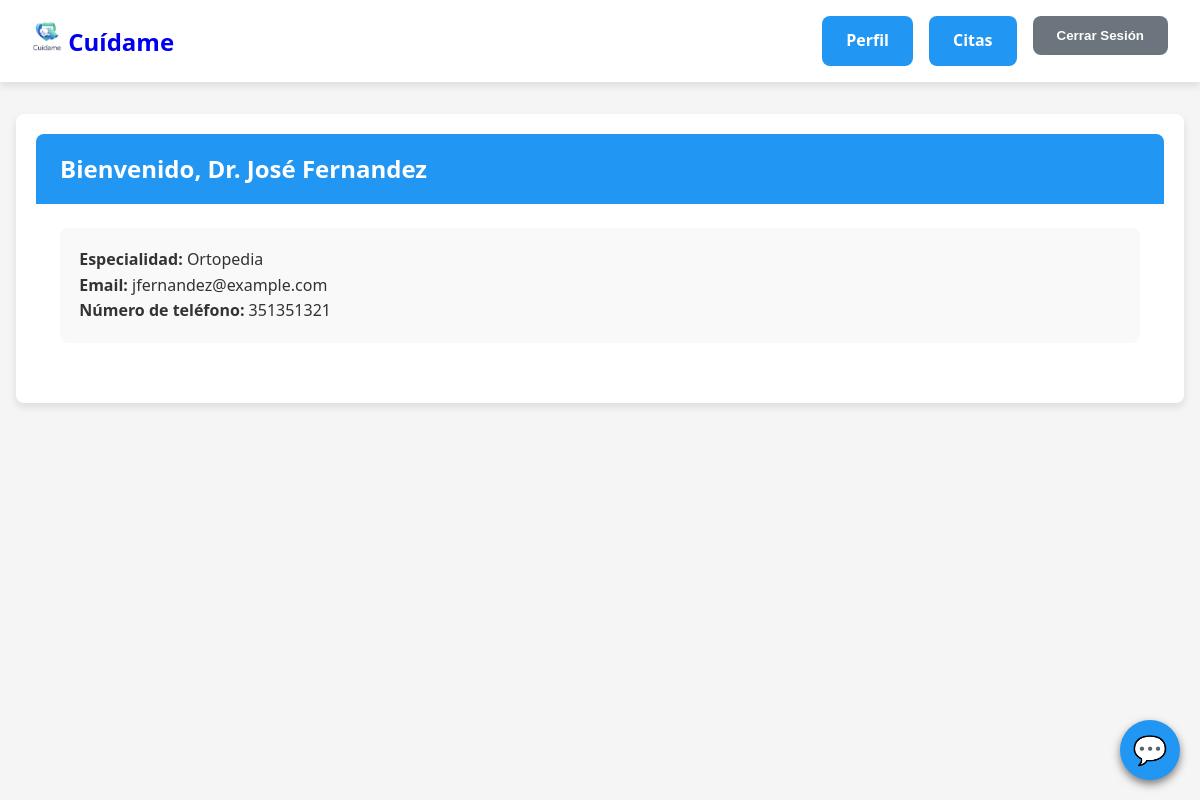
Screenshot of /dashboard/medico/perfil/ (signed in) with the database file from the repository.
### main/models.py (models this page shows, shortened)
class Medico(models.Model):
    SPECIALIZATION_CHOICES = [
        ('Dermatología', 'Dermatólogo'),
        ('Neurocirugía', 'Neurocirujano'),
        ('Ortopedia', 'Ortopedista'),
        ('General', 'Médico General'),
    ]
    user = models.OneToOneField(User, on_delete=models.CASCADE)
    especializacion = models.CharField(choices=SPECIALIZATION_CHOICES, default="General")

class User(AbstractUser):
    id_number = models.CharField(max_length=20, unique=True)
    phone_number = models.CharField(max_length=15, blank=True, null=True)
    address = models.CharField(max_length=255, blank=True, null=True)
    birth_date = models.DateField(blank=True, null=True)
    def is_paciente(self):
        return hasattr(self, 'paciente')
    def is_medico(self):
        return hasattr(self, 'medico')

### main/views.py (the view)
# urls.py: path('dashboard/medico/perfil/', medico_perfil, name='medico_perfil'),
@login_required
def medico_perfil(request):
    medico = request.user.medico
    context = {
        'medico': medico
    }
    return render(request, 'main/medico_perfil.html', context)

### main/templates/main/medico_perfil.html (shortened to what this page needs)
{% extends 'base.html' %}
{% load static %}
{% block extra_css %}
<link rel="stylesheet" href="{% static 'css/dashboard_pacientes.css' %}">
{% endblock %}
{% block content %}
<div class="dashboard-container">
    <section class="dashboard-section">
        <div class="section-header">
            <h2>Bienvenido, Dr. {{ medico.user.get_full_name }}</h2>
        </div>
        <div class="section-content">
            <div class="info-card">
                <div class="profile-info">
                    <p><strong>Especialidad:</strong> {{ medico.especializacion }}</p>
                    <p><strong>Email:</strong> {{ medico.user.email }}</p>
                    <p><strong>Número de teléfono: </strong> {{ medico.user.phone_number}}</p>
                </div>
            </div>
        </div>
    </section>
</div>
{% endblock %}

### static/css/style.css (style rules this page uses)
:root { --primary-color: #2196F3; --secondary-color: #FF4081; --accent-color: #4CAF50; --background-color: #f5f5f5; --text-color: #333; --border-radius: 8px; --card-shadow: 0 4px 8px rgba(0,0,0,0.1); }
* { margin: 0; padding: 0; box-sizing: border-box; }
body { font-family: 'Segoe UI', Tahoma, Geneva, Verdana, sans-serif; background-color: var(--background-color); color: var(--text-color); line-height: 1.6; min-height: 100vh; }
.dashboard-container { max-width: 1200px; margin: 20px auto; padding: 0 20px; }
section { background-color: white; padding: 20px; border-radius: var(--border-radius); box-shadow: 0 1px 3px rgba(0,0,0,0.1); margin-bottom: 20px; }

### static/css/dashboard_pacientes.css (style rules this page uses)
.dashboard-container { max-width: 1200px; margin: 2rem auto; padding: 0 1rem; }
.dashboard-section { background-color: white; border-radius: var(--border-radius); box-shadow: var(--card-shadow); margin-bottom: 2rem; overflow: hidden; }
.section-header { background-color: var(--primary-color); color: white; padding: 1rem 1.5rem; border-top-left-radius: var(--border-radius); border-top-right-radius: var(--border-radius); }
.section-header h2, .section-header h3 { margin: 0; font-weight: 600; }
.section-content { padding: 1.5rem; }
.info-card { background-color: #f9f9f9; border-radius: var(--border-radius); padding: 1.2rem; margin-bottom: 1rem; }

### rows the page displays
Medico: user.get_full_name "José Fernandez", especializacion "Ortopedia", user.email "jfernandez@example.com", user.phone_number "351351321"
